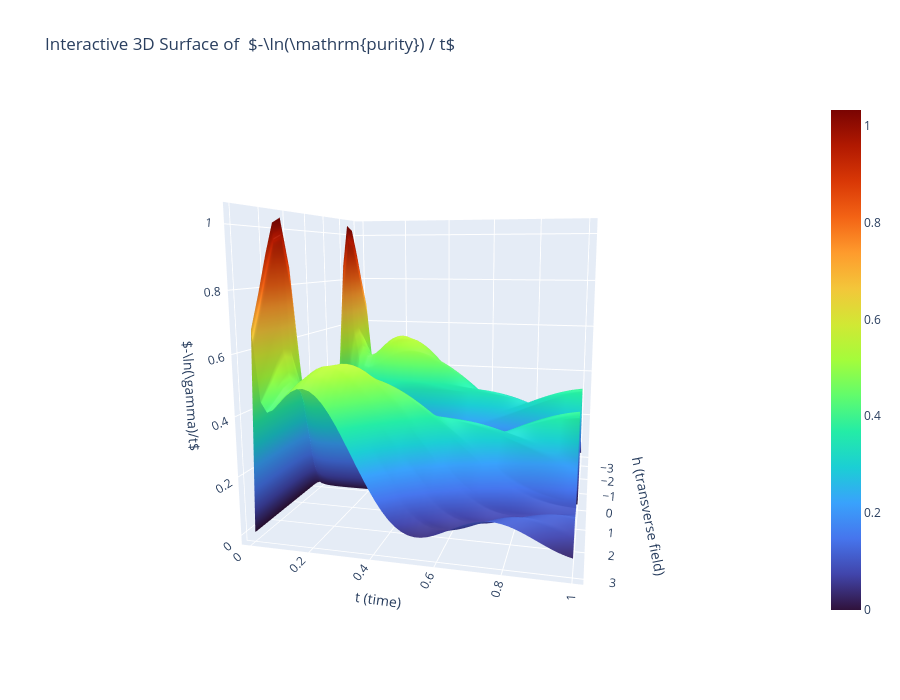

Write notebook code for a chart like this one.
### Code cell
# =============================================================================
# INTERACTIVE 3D PLOT OF -ln(purity)/t
# =============================================================================

import plotly.graph_objects as go
import numpy as np

G_matrix = np.array([G_results[h] for h in h_list])

fig = go.Figure(data=[
    go.Surface(
        x=h_list,
        y=tlist,
        z=G_matrix.T,
        colorscale="Turbo",
        showscale=True
    )
])

fig.update_layout(
    title=r"Interactive 3D Surface of  $-\ln(\mathrm{purity}) / t$",
    scene=dict(
        xaxis_title="h (transverse field)",
        yaxis_title="t (time)",
        zaxis_title=r"$-\ln(\gamma)/t$"
    ),
    autosize=True,
    width=900,
    height=700
)

fig.show()

### Figure 1 — Plotly figure (JSON) as saved in the notebook; plotly's stock layout.template omitted (floating-point values rounded to 4 significant figures; data arrays with more than 128 entries replaced by an {"elided": "..."} marker saying what was removed)
{"data": [{"colorscale": [[0, "#30123b"], [0.07143, "#4145ab"], [0.1429, "#4675ed"], [0.2143, "#39a2fc"], [0.2857, "#1bcfd4"], [0.3571, "#24eca6"], [0.4286, "#61fc6c"], [0.5, "#a4fc3b"], [0.5714, "#d1e834"], [0.6429, "#f3c63a"], [0.7143, "#fe9b2d"], [0.7857, "#f36315"], [0.8571, "#d93806"], [0.9286, "#b11901"], [1, "#7a0402"]], "showscale": true, "type": "surface", "x": [-3, -2.684, -2.368, -2.053, -1.737, -1.421, -1.105, -0.7895, -0.4737, -0.1579, 0.1579, 0.4737, 0.7895, 1.105, 1.421, 1.737, 2.053, 2.368, 2.684, 3], "y": [0, 0.02041, 0.04082, 0.06122, 0.08163, 0.102, 0.1224, 0.1429, 0.1633, 0.1837, 0.2041, 0.2245, 0.2449, 0.2653, 0.2857, 0.3061, 0.3265, 0.3469, 0.3673, 0.3878, 0.4082, 0.4286, 0.449, 0.4694, 0.4898, 0.5102, 0.5306, 0.551, 0.5714, 0.5918, 0.6122, 0.6327, 0.6531, 0.6735, 0.6939, 0.7143, 0.7347, 0.7551, 0.7755, 0.7959, 0.8163, 0.8367, 0.8571, 0.8776, 0.898, 0.9184, 0.9388, 0.9592, 0.9796, 1], "z": {"elided": "50x20 float values"}}], "layout": {"autosize": true, "height": 700, "scene": {"aspectmode": "auto", "aspectratio": {"x": 1, "y": 1, "z": 1}, "camera": {"center": {"x": 0, "y": 0, "z": 0}, "eye": {"x": 2.077, "y": 0.5001, "z": 0.3522}, "projection": {"type": "perspective"}, "up": {"x": 0, "y": 0, "z": 1}}, "xaxis": {"title": {"text": "h (transverse field)"}, "type": "linear"}, "yaxis": {"title": {"text": "t (time)"}, "type": "linear"}, "zaxis": {"title": {"text": "$-\\ln(\\gamma)/t$"}, "type": "linear"}}, "title": {"text": "Interactive 3D Surface of  $-\\ln(\\mathrm{purity}) / t$"}, "width": 900}}
